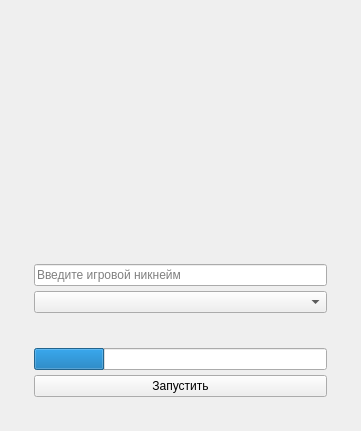
<?xml version="1.0" encoding="UTF-8"?>
<ui version="4.0">
 <class>MainWindow</class>
 <widget class="QMainWindow" name="MainWindow">
  <property name="windowModality">
   <enum>Qt::NonModal</enum>
  </property>
  <property name="geometry">
   <rect>
    <x>0</x>
    <y>0</y>
    <width>361</width>
    <height>431</height>
   </rect>
  </property>
  <property name="windowTitle">
   <string>AsetLauncher</string>
  </property>
  <property name="unifiedTitleAndToolBarOnMac">
   <bool>false</bool>
  </property>
  <widget class="QWidget" name="centralwidget">
   <layout class="QHBoxLayout" name="horizontalLayout">
    <item>
     <layout class="QVBoxLayout" name="verticalLayout">
      <property name="spacing">
       <number>5</number>
      </property>
      <property name="leftMargin">
       <number>25</number>
      </property>
      <property name="topMargin">
       <number>25</number>
      </property>
      <property name="rightMargin">
       <number>25</number>
      </property>
      <property name="bottomMargin">
       <number>25</number>
      </property>
      <item alignment="Qt::AlignHCenter">
       <widget class="QLabel" name="label">
        <property name="text">
         <string/>
        </property>
        <property name="pixmap">
         <pixmap>images/Аватарка лаунчера.png</pixmap>
        </property>
       </widget>
      </item>
      <item>
       <spacer name="verticalSpacer">
        <property name="orientation">
         <enum>Qt::Vertical</enum>
        </property>
        <property name="sizeHint" stdset="0">
         <size>
          <width>20</width>
          <height>40</height>
         </size>
        </property>
       </spacer>
      </item>
      <item>
       <widget class="QLineEdit" name="lineEdit">
        <property name="placeholderText">
         <string>Введите игровой никнейм</string>
        </property>
       </widget>
      </item>
      <item>
       <widget class="QComboBox" name="comboBox"/>
      </item>
      <item>
       <spacer name="verticalSpacer_2">
        <property name="orientation">
         <enum>Qt::Vertical</enum>
        </property>
        <property name="sizeType">
         <enum>QSizePolicy::Minimum</enum>
        </property>
        <property name="sizeHint" stdset="0">
         <size>
          <width>20</width>
          <height>30</height>
         </size>
        </property>
       </spacer>
      </item>
      <item>
       <widget class="QProgressBar" name="progressBar">
        <property name="value">
         <number>24</number>
        </property>
        <property name="textVisible">
         <bool>false</bool>
        </property>
       </widget>
      </item>
      <item>
       <widget class="QPushButton" name="pushButton">
        <property name="text">
         <string>Запустить</string>
        </property>
       </widget>
      </item>
     </layout>
    </item>
   </layout>
  </widget>
 </widget>
 <resources/>
 <connections/>
</ui>
